Frame 1 (no input): blank canvas, image omitted
Frame 60 (the mouse pressed at the canvas centre just before this capture): blank canvas, image omitted
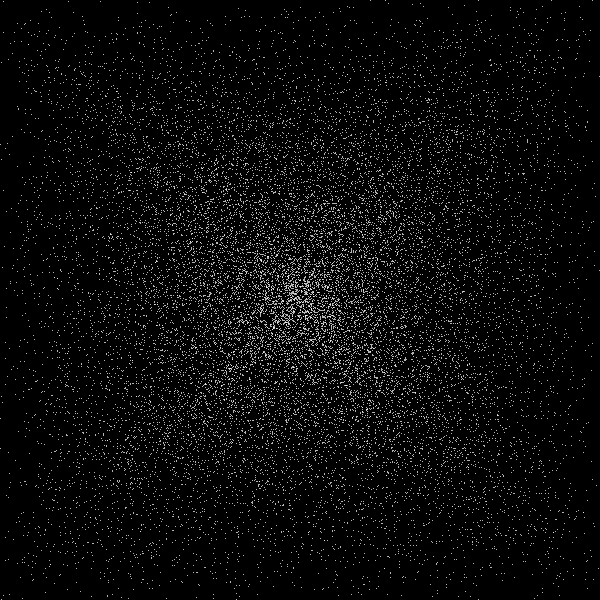
Frame 120 (the mouse held since frame 60 and released just before this capture)

The Processing sketch whose frames 1 and 60 were blank and that drew this single picture after the mouse press (run headless with seeded random() and noise(); from frame 60 on, the mouse is pressed at the canvas centre):

// Processing sketch: processing_149583
// ── processing_149583.pde

int size = 10;
int count = 50;

void setup()
{
  size(600, 600);
  background(0);
}

void draw()
{
  strokeWeight(1);
  stroke(255, 255, 255, 255);

  if (mousePressed)
  {  
    size = size+5; 
    count = count + 10;
    for (int i=1; i <= count; i++) 
       point(width/2 + random(-size, size), height/2 + random(-size, size));
  }
}
